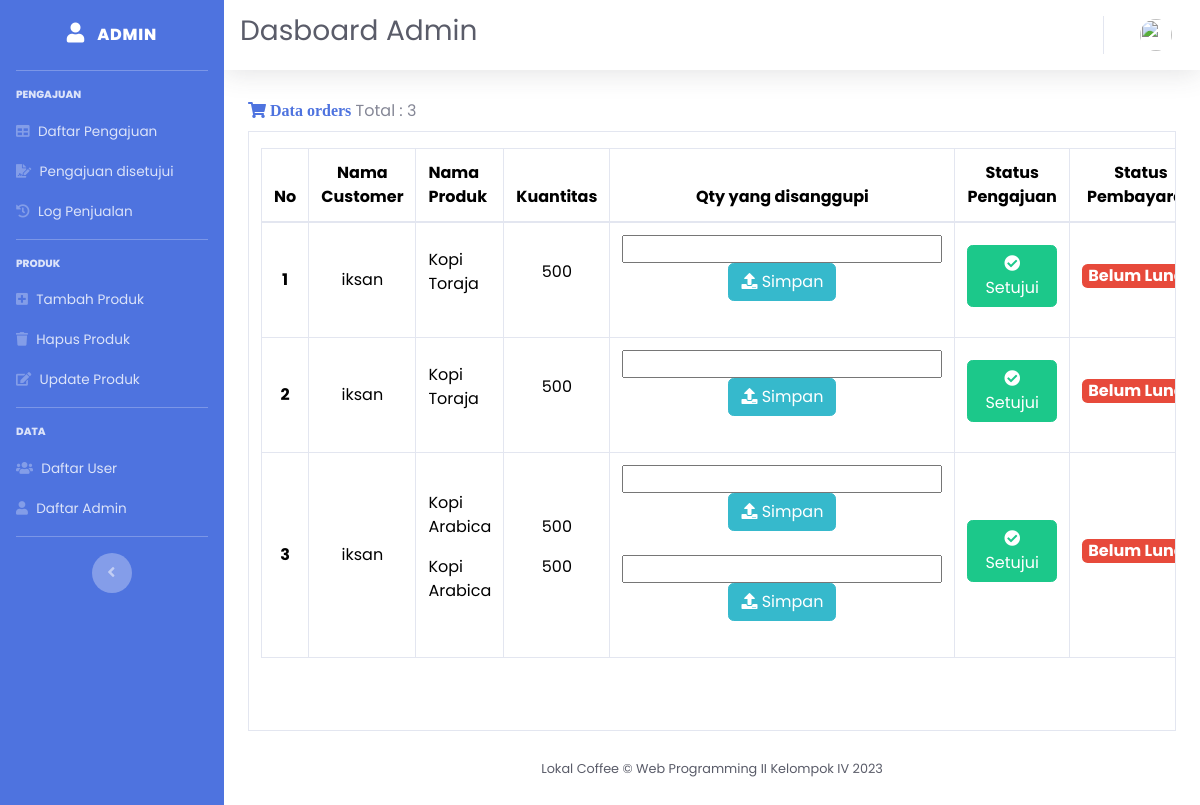
Screenshot of /index.php/admin/dasboard with the database file from the repository.
### tables this page shows
CREATE TABLE `orders` (
  `orderId` int(11) NOT NULL,
  `userId` int(11) NOT NULL,
  `paymentStatus` int(11) NOT NULL,
  `statusPengajuan` int(11) NOT NULL
);

CREATE TABLE `users` (
  `userId` int(11) NOT NULL,
  `name` varchar(150) NOT NULL,
  `username` varchar(150) NOT NULL,
  `email` varchar(150) NOT NULL,
  `phoneNumber` varchar(20) NOT NULL,
  `password` varchar(500) NOT NULL,
  `userImage` varchar(256) NOT NULL,
  `nationality` varchar(150) NOT NULL,
  `tanggalDibuat` date NOT NULL
);

CREATE TABLE `products` (
  `productId` int(11) NOT NULL,
  `productName` varchar(150) NOT NULL,
  `productDes` longtext NOT NULL,
  `price` float NOT NULL,
  `productImage` varchar(256) NOT NULL,
  `minOrder` int(11) NOT NULL
);

CREATE TABLE `detail_orders` (
  `detailId` int(11) NOT NULL,
  `orderId` int(11) NOT NULL,
  `productId` int(11) NOT NULL,
  `quantity` int(11) NOT NULL,
  `quantityDisetujui` int(11) NOT NULL
);

### application/controllers/admin.php (called while the page is built, shortened)
<?php
class Admin extends CI_Controller
{
    public function __construct()
    {
        $this->load->library('form_validation');
    }
    public function dasboard()
    {
        $data['judul'] = 'Dasboard Admin';
        $data['admin'] = $this->ModelAdmin->cekData(['adminName' => $this->session->userdata('adminName')])->row_array();
        $data['role'] = 'admin';
        $data['order'] = $this->ModelOrders->ordersWhere(['statusPengajuan' => 0])->result_array();
        $data['user'] = $this->ModelUser->getUser()->result_array();
        $this->load->view('temp/header', $data);
        $this->load->view('temp/sidebar_admin', $data);
        $this->load->view('temp/topbar', $data);
        $this->load->view('admin/index', $data);
        $this->load->view('temp/footer');
    }
}

### index.php (called while the page is built, shortened)
<?php
require_once BASEPATH.'core/CodeIgniter.php';

### application/models/ModelOrders.php (called while the page is built, shortened)
<?php
class ModelOrders extends CI_Model
{
    public function ordersWhere($where)
    {
        return $this->db->get_where('orders', $where);
    }
    public function detailOrdersWhere($where)
    {
        return $this->db->get_where('detail_orders', $where);
    }
}

### application/models/ModelUser.php (called while the page is built, shortened)
<?php
class ModelUser extends CI_Model
{
    public function getuser()
    {
        return $this->db->get('users');
    }
    public function cekData($where = null)
    {
        return $this->db->get_where('users', $where);
    }
}

### application/models/ModelProduct.php (called while the page is built, shortened)
<?php
class ModelProduct extends CI_Model
{
    public function productsWhere($where)
    {
        return $this->db->get_where('products', $where);
    }
}

### application/views/admin/index.php (the view, shortened to what this page needs)
<div class="container-fluid">
    <div class="page-header">
        <span class="fas fa-shopping-cart text-primary mt-2 "> Data orders</span>
        <?php
        $jml = 0;
        foreach ($order as $o) {
            $jml++;
        } ?>
        <span>Total : <?= $jml; ?></span>
    </div>
    <div class="table-responsive table-bordered col-12 mt-2" style="height:600px;">
        <table class="table mt-3">
            <thead>
                <tr>
                    <th scope="col" class="text-center">No</th>
                    <th scope="col" class="text-center">Nama Customer</th>
                    <th scope="col">Nama Produk</th>
                    <th scope="col" class="text-center">Kuantitas</th>
                    <th scope="col" class="text-center">Qty yang disanggupi</th>
                    <th scope="col" class="text-center">Status Pengajuan</th>
                    <th scope="col" class="text-center">Status Pembayaran</th>
                </tr>
            </thead>
            <tbody>
                <?php
                $a = 1;
                foreach ($order as $o) { ?>
                    <tr>
                        <th scope="row" class="text-center align-middle"><?= $a++; ?></th>
                        <?php $name = $this->ModelUser->cekData(['userId' => $o['userId']])->result_array(); ?>
                        <td class="text-center align-middle">
                            <?php
                            foreach ($name as $n) {
                                echo $n['name'];
                            }
                            ?>
                        </td>
                        <?php $detail = $this->ModelOrders->detailOrdersWhere(['orderId' => $o['orderId']])->result_array(); ?>
                        <td class="align-middle"><?php foreach ($detail as $d) {
                                                        $detail_product = $this->ModelProduct->productsWhere(['productId' => $d['productId']])->result_array();
                                                        foreach ($detail_product as $d) {
                                                            echo "<p>" . $d['productName'] . '</p>';
                                                        }
                                                    } ?></td>
                        <td class="text-center align-middle"><?php foreach ($detail as $d) {
                                                                    echo '<p>' . $d['quantity'] . '</p>';
                                                                } ?></td>
                        <td class="text-center align-middle">
                            <?php foreach ($detail as $d) { ?>
                                <form action="<?= base_url('admin/qtyDisetujui')  ?>" method="post">
                                    <div class="mb-3">
                                        <input type="number" name="qtyDisanggupi" id="qtyDisanggupi" aria-describedby="basic-addon1">
                                        <button class="btn btn-info fs-6 mb-2 "><span class="fas fa-upload"></span> Simpan</button>
                                    </div>
                                </form>
                            <?php } ?>
                        </td>
                        <form action="<?= base_url('admin/accPengajuan')  ?>" method="post">
                            <td class="text-center align-middle">
                                <button class="btn btn-success fs-6 mb-2"><span class="fas fa-check-circle"></span>Setujui</button>
                            </td>
                        </form>
                        <td class="text-center align-middle">
                            <p class='badge badge-danger fs-6 mb-2'>Belum Lunas</p>
                        </td>
                    </tr>
                <?php } ?>
            </tbody>
        </table>
    </div>
</div>
</div>

### asset/css/style.css (style rules this page uses)
* { margin: 0; padding: 0; box-sizing: border-box; font-family: "poppins", sans-serif; }
body { min-height: 100vh; display: flex; align-items: center; justify-content: center; }

### rows the page displays
users: name "iksan"
detail_orders: quantity "500"
products: productName "Kopi Toraja"
detail_orders: quantity "500"
detail_orders: quantity "500"
products: productName "Kopi Arabica"
detail_orders: quantity "500"

### other values shown
$judul "Dasboard Admin"
$jml "3"
